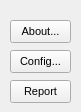
     <widget class="QFrame" name="frameACR">
      <property name="sizePolicy">
       <sizepolicy hsizetype="Fixed" vsizetype="Fixed">
        <horstretch>0</horstretch>
        <verstretch>0</verstretch>
       </sizepolicy>
      </property>
      <property name="minimumSize">
       <size>
        <width>81</width>
        <height>106</height>
       </size>
      </property>
      <property name="frameShape">
       <enum>QFrame::NoFrame</enum>
      </property>
      <property name="frameShadow">
       <enum>QFrame::Raised</enum>
      </property>
      <widget class="QPushButton" name="pushAbout">
       <property name="geometry">
        <rect>
         <x>10</x>
         <y>20</y>
         <width>61</width>
         <height>23</height>
        </rect>
       </property>
       <property name="font">
        <font>
         <family>Ubuntu</family>
         <pointsize>8</pointsize>
         <kerning>true</kerning>
        </font>
       </property>
       <property name="focusPolicy">
        <enum>Qt::ClickFocus</enum>
       </property>
       <property name="toolTip">
        <string notr="true"/>
       </property>
       <property name="statusTip">
        <string notr="true"/>
       </property>
       <property name="whatsThis">
        <string notr="true"/>
       </property>
       <property name="accessibleName">
        <string notr="true"/>
       </property>
       <property name="accessibleDescription">
        <string notr="true"/>
       </property>
       <property name="text">
        <string notr="true">About...</string>
       </property>
       <property name="iconSize">
        <size>
         <width>48</width>
         <height>48</height>
        </size>
       </property>
       <property name="shortcut">
        <string notr="true"/>
       </property>
       <property name="checked">
        <bool>false</bool>
       </property>
       <property name="default">
        <bool>false</bool>
       </property>
       <property name="flat">
        <bool>false</bool>
       </property>
      </widget>
      <widget class="QPushButton" name="pushConfig">
       <property name="geometry">
        <rect>
         <x>10</x>
         <y>50</y>
         <width>61</width>
         <height>23</height>
        </rect>
       </property>
       <property name="font">
        <font>
         <family>Ubuntu</family>
         <pointsize>8</pointsize>
         <kerning>true</kerning>
        </font>
       </property>
       <property name="focusPolicy">
        <enum>Qt::ClickFocus</enum>
       </property>
       <property name="toolTip">
        <string notr="true"/>
       </property>
       <property name="statusTip">
        <string notr="true"/>
       </property>
       <property name="whatsThis">
        <string notr="true"/>
       </property>
       <property name="accessibleName">
        <string notr="true"/>
       </property>
       <property name="accessibleDescription">
        <string notr="true"/>
       </property>
       <property name="text">
        <string notr="true">Config...</string>
       </property>
       <property name="iconSize">
        <size>
         <width>48</width>
         <height>48</height>
        </size>
       </property>
       <property name="shortcut">
        <string notr="true"/>
       </property>
       <property name="checked">
        <bool>false</bool>
       </property>
       <property name="default">
        <bool>false</bool>
       </property>
       <property name="flat">
        <bool>false</bool>
       </property>
      </widget>
      <widget class="QPushButton" name="pushReport">
       <property name="geometry">
        <rect>
         <x>10</x>
         <y>80</y>
         <width>61</width>
         <height>23</height>
        </rect>
       </property>
       <property name="font">
        <font>
         <family>Ubuntu</family>
         <pointsize>8</pointsize>
         <kerning>true</kerning>
        </font>
       </property>
       <property name="focusPolicy">
        <enum>Qt::ClickFocus</enum>
       </property>
       <property name="toolTip">
        <string notr="true"/>
       </property>
       <property name="statusTip">
        <string notr="true"/>
       </property>
       <property name="whatsThis">
        <string notr="true"/>
       </property>
       <property name="accessibleName">
        <string notr="true"/>
       </property>
       <property name="accessibleDescription">
        <string notr="true"/>
       </property>
       <property name="text">
        <string notr="true">Report</string>
       </property>
       <property name="iconSize">
        <size>
         <width>48</width>
         <height>48</height>
        </size>
       </property>
       <property name="shortcut">
        <string notr="true"/>
       </property>
       <property name="checked">
        <bool>false</bool>
       </property>
       <property name="default">
        <bool>false</bool>
       </property>
       <property name="flat">
        <bool>false</bool>
       </property>
      </widget>
     </widget>
